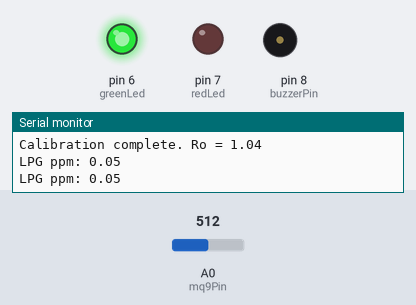
Simulated run of this sketch. Board: Arduino Uno, built with avr-gcc and run on an emulated ATmega328P. Shown: output pins drawn as LEDs (lit = HIGH), buzzer (waves = sounding, pin HIGH), the last lines printed to the serial monitor. Inputs (shaded band) come from the test bench; at power-on: A0 (mq9Pin) = 512.

Above: at 11.2 s.
11.3 s: A0 (mq9Pin) set to 994
13.2 s: A0 (mq9Pin) set to 1010
At 15.0 s:
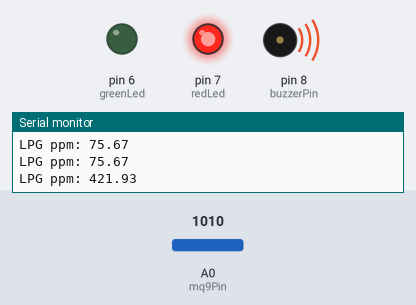
15.5 s: A0 (mq9Pin) set to 900
At 16.6 s:
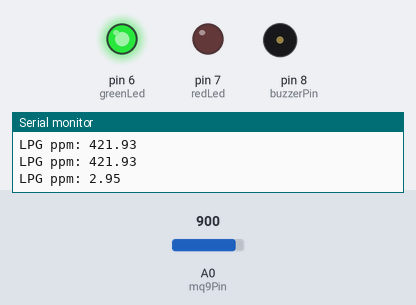
Timing chart, 0 to 18.5 s (numbered marks = the images above; inputs shaded):
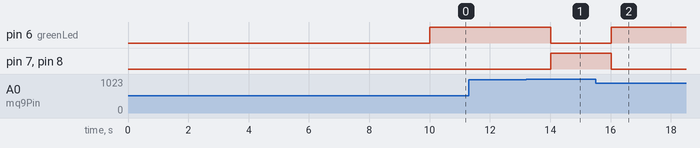

The sketch:

code.ino
```cpp
// MQ-9 Sensor LPG Detection
const int mq9Pin = A0;         // MQ-9 analog output pin
const int greenLed = 6;        // Green LED = SAFE
const int redLed = 7;          // Red LED = DANGER
const int buzzerPin = 8;       // Buzzer = DANGER

const float RL = 10.0;                 // RL in kΩ (as per your circuit, default 10kΩ)
const float RATIO_IN_CLEAN_AIR = 9.6;  // Rs/Ro ratio in clean air (for LPG on MQ-9)

float Ro = 10.0; // Calibrated sensor resistance in clean air

void setup() {
  Serial.begin(9600);
  pinMode(greenLed, OUTPUT);
  pinMode(redLed, OUTPUT);
  pinMode(buzzerPin, OUTPUT);
  digitalWrite(greenLed, LOW);
  digitalWrite(redLed, LOW);
  digitalWrite(buzzerPin, LOW);

  Serial.println("Calibrating MQ-9 in clean air...");
  Ro = calibrateSensor();
  Serial.print("Calibration complete. Ro = ");
  Serial.println(Ro);
}

void loop() {
  float Rs = getSensorResistance(analogRead(mq9Pin));
  float ratio = Rs / Ro;
  float ppm = getLPGPPM(ratio);

  Serial.print("LPG ppm: ");
  Serial.println(ppm);

  if (ppm > 400) { // Adjust threshold as needed
    digitalWrite(greenLed, LOW);
    digitalWrite(redLed, HIGH);
    digitalWrite(buzzerPin, HIGH);
  } else {
    digitalWrite(greenLed, HIGH);
    digitalWrite(redLed, LOW);
    digitalWrite(buzzerPin, LOW);
  }

  delay(1000);
}

float calibrateSensor() {
  float val = 0.0;
  for (int i = 0; i < 50; i++) {
    val += getSensorResistance(analogRead(mq9Pin));
    delay(200);
  }
  val /= 50.0;
  return val / RATIO_IN_CLEAN_AIR;
}

float getSensorResistance(int adcValue) {
  float voltage = adcValue * (5.0 / 1023.0);
  return (5.0 - voltage) * RL / voltage;
}

float getLPGPPM(float ratio) {
  // MQ-9 LPG curve: log(ppm) = -2.1 * log10(ratio) + 0.72
  float logPPM = -2.1 * log10(ratio) + 0.72;
  return pow(10, logPPM);
}
```

Measured:
- the behaviour switches between 1009 and 1010 on A0 (mq9Pin) (found by bisection; images 0 and 1)
- after the input at 13.2 s, pin 6 (greenLed): HIGH → LOW after 0.82 s; pin 7 (redLed), pin 8 (buzzerPin): LOW → HIGH after 0.82 s
- after the input at 15.5 s, pin 6 (greenLed): LOW → HIGH after 0.52 s; pin 7 (redLed), pin 8 (buzzerPin): HIGH → LOW after 0.52 s
